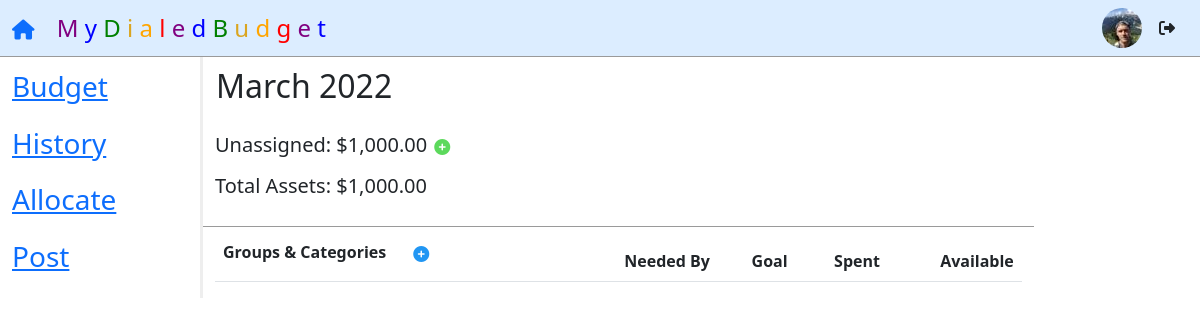
Page / (signed in) on the earlier database version.
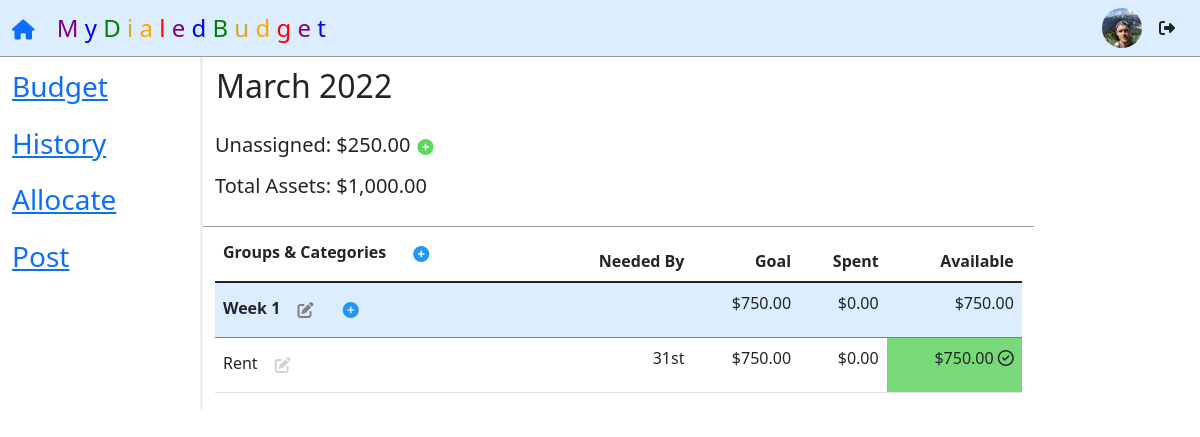
Same page on the later database version.
### tables this page shows
CREATE TABLE budgets (
    bud_id INTEGER,
    user_id INTEGER,
    bud_name TEXT,
    total_assets REAL,
    unassigned REAL,
    groups INTEGER DEFAULT 0,
    active INTEGER DEFAULT 1,
    PRIMARY KEY (bud_id),
    FOREIGN KEY (user_id) REFERENCES users (user_id)
    );

CREATE TABLE groups (
    group_id INTEGER,
    bud_id INTEGER,
    user_id INTEGER,
    group_name TEXT,
    group_goal REAL,
    group_spent REAL,
    group_avail REAL,
    cats INTEGER DEFAULT 0,
    active_cats INTEGER DEFAULT 0,
    active INT DEFAULT 1, -- BOOL to indicate deleted or not
    PRIMARY KEY (group_id),
    FOREIGN KEY (bud_id) REFERENCES budgets (bud_id),
    FOREIGN KEY (user_id) REFERENCES users (user_id)
    );

CREATE TABLE cats (
    cat_id INTEGER,
    bud_id INTEGER,
    group_id INTEGER,
    user_id INTEGER,
    cat_name TEXT,
    due_tup_m TEXT,
    due_tup_d TEXT,
    cat_goal REAL,
    cat_funded REAL DEFAULT 0.00,
    cat_goal_met INT DEFAULT 0, -- BOOL
    cat_goal_spent INT DEFAULT 0, -- BOOL indicating that goal was met and fully spent
    cat_spent REAL,
    cat_avail REAL,
    cat_cmnt TEXT,
    is_unass INT DEFAULT 0, -- BOOL
    is_deposit INT DEFAULT 0, -- BOOL
    active INT DEFAULT 1, -- BOOL to indicate deleted or not
    reset INT DEFAULT 0, -- BOOL to indicate goal reset required
    PRIMARY KEY (cat_id),
    FOREIGN KEY (bud_id) REFERENCES budgets (bud_id),
    FOREIGN KEY (group_id) REFERENCES groups (group_id),
    FOREIGN KEY (user_id) REFERENCES users (user_id)
    );

### application/budget/routes.py (the view)
@budget.route('/')
@login_required
def index():
    has_budget = True
    if db.execute("SELECT * FROM users WHERE user_id = ?", session['user_id'])[0]['budgets'] < 1:
        return render_template('index.html', has_budget=False, ptitle='Budget')
    selected_bud = db.execute("SELECT * FROM users WHERE user_id = ?", session['user_id'])[0]['selected_bud']
    allCATS = db.execute("SELECT * FROM cats WHERE user_id = ? AND bud_id = ?", session['user_id'], session['selected_bud'])
    """ Perform goal resets """
    for cat in allCATS:
        if cat['reset'] == 1:
            cat['due_tup_m'] = (int(session['day_tup'][0]) + 1)
            db.execute("UPDATE cats SET cat_funded = ? WHERE user_id = ? AND bud_id = ? AND cat_id = ?", cat['cat_avail'], session['user_id'], session['selected_bud'], cat['cat_id'])
            if (cat['cat_funded'] >= cat['cat_goal']):
                db.execute("UPDATE cats SET cat_goal_met = ? WHERE user_id = ? AND bud_id = ? AND cat_id = ?", 1, session['user_id'], session['selected_bud'], cat['cat_id'])
            else:
                db.execute("UPDATE cats SET cat_goal_met = ? WHERE user_id = ? AND bud_id = ? AND cat_id = ?", 0, session['user_id'], session['selected_bud'], cat['cat_id'])
            db.execute("UPDATE cats SET cat_goal_spent = ?, reset = ? WHERE user_id = ? AND bud_id = ? AND cat_id = ?", 0.00, 0, session['user_id'], session['selected_bud'], cat['cat_id'])
    """ Create a list of dictionaries to store budget group totals """
    GROUPS = db.execute("SELECT * FROM groups WHERE user_id = ? AND bud_id = ? AND active = ?", session['user_id'], session['selected_bud'], 1)
    TOTALS = []
    for group in GROUPS:
        group_totals = db.execute("SELECT SUM(cat_goal) goal, SUM(cat_spent) spent, SUM(cat_avail) avail FROM cats WHERE user_id = ? AND bud_id = ? AND group_id = ? AND active = ?", session['user_id'], session['selected_bud'], group['group_id'], 1)
        if group_totals[0]['goal'] == None:
            group_totals[0]['goal'] = 0
        TOTALS.append({'group_id': group['group_id'], 'goal': group_totals[0]['goal'], 'spent': group_totals[0]['spent'], 'avail': group_totals[0]['avail']})
    BUDGET = db.execute("SELECT * FROM budgets WHERE user_id = ? AND bud_id = ?", session['user_id'], session['selected_bud'])
    GROUPS = db.execute("SELECT * FROM groups WHERE user_id = ? AND bud_id = ? AND active = ?", session['user_id'], session['selected_bud'], 1)
    CATS = db.execute("SELECT * FROM cats WHERE user_id = ? AND bud_id = ? AND active = ?", session['user_id'], session['selected_bud'], 1)
    global nav_avatar
    nav_avatar = session['nav_avatar']
    return render_template('index.html', has_budget=has_budget, budget=BUDGET, groups=GROUPS, cats=CATS, totals=TOTALS, ptitle='Budget', test=nav_avatar, test2=session['nav_avatar'])

### application/budget/routes.py (called while the page is built)
@budget.context_processor
def context_processor():
    return dict(avatar_key=nav_avatar)

### application/helpers.py (called while the page is built)
def login_required(f):
    @wraps(f)
    def decorated_function(*args, **kwargs):
        if session.get("user_id") is None:
            return redirect("/login")
        return f(*args, **kwargs)
    return decorated_function

def usd(value):
    return f"${value:,.2f}"

### application/templates/index.html (shortened to what this page needs)
{% extends "layout.html" %}
{% block main %}
{% if not has_budget %}
<div class="row">
    <div class="col-sm-3"></div>
    <div class="col-sm-4">
        <form action="{{ url_for('settings.settings_usage', usage='new_bud')}}" method="POST">
            <div class="form-group">
                <h4>Create a New Budget</h4>
                <input type="text" name="bud_name" class="form-control" placeholder="Budget Name" autocomplete="off"
                    autofocus required>
                <input type="number" step="0.01" min="0.01" name="total_assets" class="form-control"
                    placeholder="Current Assets" autocomplete="off" required>
                <button type="submit" class="btn btn-primary">Start Budgeting!</button>
            </div>
        </form>
    </div>
    <div class="col-sm-3">
    </div>
</div>
{% else %}
<div class="row">
    <div class="col-sm-10 bud-header">
        <form action="{{ url_for('settings.settings_usage', usage='bud_edit')}}" method="POST">
            <div class="form-group">
                <button type="button" id="bud_name_edit" class="btn" style="padding-left: 0px"
                    onclick="display_toggle(this.id, 'new_bud_name_field', 'new_bud_name_submit', 'new_bud_name_cancel')">
                    <h2>{{ budget[0].bud_name }}</h2>
                </button>
            </div>
        </form>
        <form action="{{ url_for('allocations.allocate')}}" method="POST">
            <div class="form-group">
                <h5>Unassigned: {{ budget[0].unassigned | usd }}
                    <button type="button" id="add_unass_funds" class="btn" style="padding-left: 1px;"
                        onclick="display_toggle(this.id, 'unass_fund', 'submit_unass_fund', 'close_unass_funds')"><i
                            class='fas fa-plus-circle' style="color: rgb(92, 217, 92)"></i></button>
                </h5>
                <h5>Total Assets: {{ budget[0].total_assets | usd }}</h5>
            </div>
        </form>
    </div>
</div>
<div class="row">
    <div class="col-sm-10">
        <table class="table table-hover">
            <thead>
                <tr>
                    <th><span>Groups & Categories</span>
                        <form action="{{ url_for('budget.index_usage', usage='add_group')}}" method="POST"
                            style="display: inline; padding-left: 10px">
                            <button type="button" id="new_group_btn"
                                onclick="display_toggle(this.id, 'new_group_name', 'submit_new_group', 'new_group_close')"
                                class="btn">
                                <i class='fas fa-plus-circle' style="color:#2196F3"></i>
                            </button>
                        </form>
                    </th>
                    <th class="right_align">Needed By</th>
                    <th class="right_align">Goal</th>
                    <th class="right_align">Spent</th>
                    <th class="right_align">Available</th>
                </tr>
            </thead>
            {% for group in groups %}
            <tbody>
                <tr class="budget_cat">
                    {% if group.active_cats > 0 %}
                    <th colspan="2">
                        {% else %}
                    <th colspan="5">
                        {% endif %}
                        {{ group.group_name }}
                        <button class="btn" id="group_edit_show_{{ group.group_name }}"
                            onclick="display_toggle(this.id, 'group_edit_hide_{{ group.group_name }}', 'group_edit_{{ group.group_id }}')"><i
                                class='fas fa-edit' style="color: grey"></i></button>
                        <form action="{{ url_for('budget.index_usage', usage='add_cat')}}" method="POST"
                            style="display: inline; padding-left: 10px">
                            <button type="button" id="new_cat_btn_{{ group.group_id }}"
                                onclick="display_toggle(this.id, 'new_cat_min_{{ group.group_id }}', 'new_cat_name_{{ group.group_id }}', 'submit_new_cat_{{ group.group_id }}', 'new_cat_goal_{{ group.group_id }}', 'new_cat_date_{{ group.group_id }}')"
                                class="btn" style="padding: 1px; border-radius: 50%"><i class='fas fa-plus-circle'
                                    style="color:#2196F3"></i></button>
                        </form>
                    </th>
                    {% if group.active_cats > 0 %}
                    {% set id = group.group_id %}
                    {% for row in totals %}
                    {% if row.group_id == id %}
                    <td class="right_align">{{ row.goal | usd }}</td>
                    <td class="right_align">{{ row.spent | usd }}</td>
                    <td class="right_align">{{ row.avail | usd }}</td>
                    {% endif %}
                    {% endfor %}
                    {% endif %}
                </tr>
                {% for category in cats %}
                {% if category.group_id == group.group_id %}
                <tr>
                    <td>
                        <form action="{{ url_for('allocations.allocate')}}" method="POST">
                            <div class="form-group">
                                {{ category.cat_name }}
                                <button type="button" class="btn" id="cat_edit_show_{{ category.cat_id }}"
                                    onclick="display_toggle(this.id, 'cat_edit_hide_{{ category.cat_id }}', 'cat_edit_{{ category.cat_id }}')"><i
                                        class='fas fa-edit' style="color: lightgrey"></i></button>
                            </div>
                        </form>
                    </td>
                    <td class="right_align">
                        {% if category.due_tup_d %}
                        {% if ((category.due_tup_d == '1') or (category.due_tup_d == '21') or (category.due_tup_d ==
                        '31')) %}
                        {{ category.due_tup_d }}st
                        {% elif ((category.due_tup_d == '2') or (category.due_tup_d == '22')) %}
                        {{ category.due_tup_d }}nd
                        {% elif ((category.due_tup_d == '3') or (category.due_tup_d == '23')) %}
                        {{ category.due_tup_d }}rd
                        {% elif not category.due_tup_d %}
                        {{ category.due_tup_d }}
                        {% else %}
                        {{ category.due_tup_d }}th
                        {% endif %}
                        {% endif %}
                    </td>
                    <td class="right_align">{{ category.cat_goal | usd }}</td>
                    <td class="right_align">{{ category.cat_spent | usd }}</td>
                    <td id="bg-avail-{{ category.cat_id }}" class="right_align">
                        {{ category.cat_avail | usd }}
                        <i id="check_field_{{ category.cat_id }}" style="display: none" class='far fa-check-circle'></i>
                    </td>
                </tr>
                {% endif %}
                {% endfor %}
            </tbody>
            {% endfor %}
        </table>
    </div>
</div>
{% endif %}
{% endblock main %}

### application/templates/layout.html (shortened to what this page needs)
<!doctype html>
<html lang="en">
<head>
    <link href="https://cdn.jsdelivr.net/npm/bootstrap@5.1.1/dist/css/bootstrap.min.css" rel="stylesheet"
>
    <link rel='stylesheet' type='text/css' href="{{ url_for('static', filename='final.css') }}">
</head>
<body>
    <nav class="navbar navbar-inverse fixed-top">
        <div class="container-fluid">
            <div class="navbar_header" style="font-size: x-large;">
                <a class="navbar-brand" href=" {{ url_for('budget.index') }}"><i class="fas fa-home"></i></a>
                <span style="color: purple;"> M</span>
                <span style="color: blue">y</span>
                <span style="color: green">D</span>
                <span style="color: goldenrod">i</span>
                <span style="color: orange">a</span>
                <span style="color: red">l</span>
                <span style="color: purple">e</span>
                <span style="color: blue">d</span>
                <span style="color: green">B</span>
                <span style="color: goldenrod">u</span>
                <span style="color: orange">d</span>
                <span style="color: red">g</span>
                <span style="color: purple">e</span>
                <span style="color: blue">t</span>
            </div>
            {% if session.user_id %}
            <ul class="nav navbar-nav navbar-right">
                <form method="GET">
                    <a href="{{ url_for('settings.settings_route')}}"><img class="rounded-circle account-img pointer"
                            src="{{ avatar_key }}" type="submit" {{ url_for('settings.settings_route')}}"></a>
                    <button class=" btn" type="submit" formaction="/logout"><i class="fas fa-sign-out-alt"></i></button>
                </form>
            </ul>
            {% endif%}
        </div>
    </nav>
    {% if session.user_id %}
    <div class="container-fluid nav_padd">
        <div class="row">
            <div class="col-sm-2 left_nav">
                <a href="{{ url_for('budget.index') }}">
                    <div class="row left_nav_row">
                        <h3>Budget</h3>
                    </div>
                </a>
                <a href="{{ url_for('history.transactions') }}">
                    <div class="row left_nav_row">
                        <h3>History</h3>
                    </div>
                </a>
                <a href="{{ url_for('allocations.allocate') }}">
                    <div class="row left_nav_row">
                        <h3>Allocate</h3>
                    </div>
                </a>
                <a href="{{ url_for('transactions.expense') }}">
                    <div class="row left_nav_row">
                        <h3>Post</h3>
                    </div>
                </a>
            </div>
            <div class="col-sm-2"></div>
            <div class="col-sm-10 main-group">
                {% block main %}{% endblock main %}
            </div>
        </div>
    </div>
    {% else %}
    {% block login %}
    {% endblock login %}
    {% endif %}
</body>
</html>

### application/static/final.css (style rules this page uses)
.nav_padd { padding-top: 40px; }
.navbar { background: rgb(220, 237, 261); border-bottom: outset thin; }
.left_nav { position: fixed; top: 60px; }
.left_nav_row { padding-top: 10px; padding-bottom: 5px; }
.left_nav_row:hover, .settings_row:hover, .budget_cat { border-radius: 7px; border-color: grey; background: rgb(220, 237, 261); }
.main-group { padding-top: 20px; border-left: outset; }
.bud-header { border-bottom: outset thin; padding-top: 0px; padding-bottom: 20px; }
.right_align { text-align: right; }

Differences in the rows shown:
changed budgets: unassigned "$1,000.00" → "$250.00"
added groups: group_name "Week 1", goal "$750.00", spent "$0.00", avail "$750.00"
added cats: cat_name "Rent", due_tup_d "31", cat_goal "$750.00", cat_spent "$0.00", cat_avail "$750.00"
